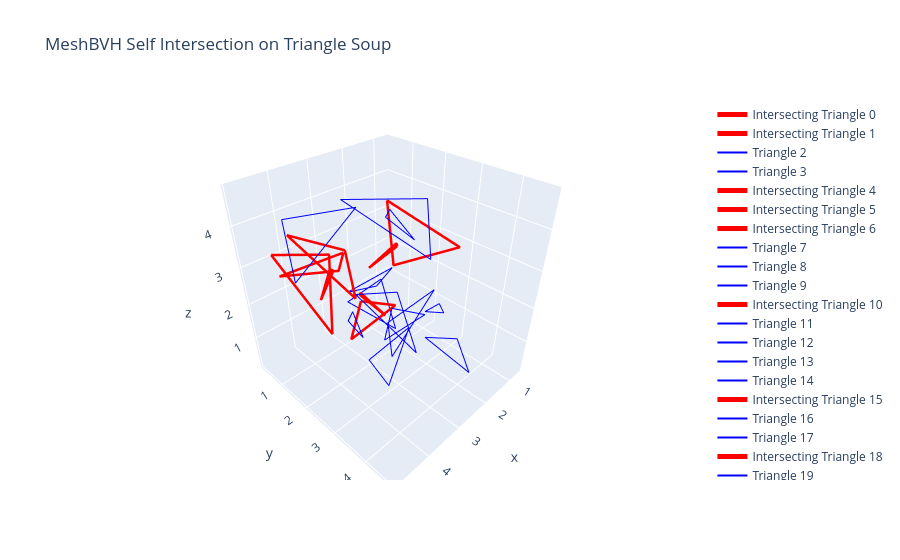

Here is the notebook cell this chart was saved with:
### Markdown cell above
### 5. MeshBVH and Self-Intersection
In this section, we create a completely random triangle soup, construct a `TriangleMesh`, and quickly identify all self-intersecting triangles directly using the mesh's built-in BVH methods.

### Code cell
import torch
import plotly.graph_objects as go
import conquer3d

# Create random triangle soup with both intersecting and non-intersecting triangles
N_soup = 20
torch.manual_seed(42)

# Generate random centers in a large space so most are isolated
centers = torch.rand((N_soup, 1, 3), dtype=torch.float32, device="cuda") * 3

# Force some triangles to be near each other to guarantee intersections
centers[1] = centers[0] + torch.rand((1, 1, 3), device="cuda") * 0.5
centers[3] = centers[2] + torch.rand((1, 1, 3), device="cuda") * 0.5
centers[5] = centers[4] + torch.rand((1, 1, 3), device="cuda") * 0.5

# Add small random offsets to create the 3 vertices of each triangle
offsets = torch.rand((N_soup, 3, 3), dtype=torch.float32, device="cuda") * 2
vertices_soup = (centers + offsets).view(N_soup * 3, 3)
triangles_soup = torch.arange(N_soup * 3, dtype=torch.int32, device="cuda").view(N_soup, 3)

# Create mesh
mesh_soup = conquer3d.data_structure.TriangleMesh(vertices_soup, triangles_soup)

# Check self intersection directly from mesh
has_intersection = mesh_soup.is_self_intersection()
intersecting_pairs = mesh_soup.get_self_intersection()

print(f"Has self intersection: {has_intersection}")
print(f"Found {intersecting_pairs.size(0)} intersecting pairs!")

# Visualize
fig = go.Figure()
v0 = vertices_soup[triangles_soup[:, 0]].cpu().numpy()
v1 = vertices_soup[triangles_soup[:, 1]].cpu().numpy()
v2 = vertices_soup[triangles_soup[:, 2]].cpu().numpy()

intersecting_indices = set()
if intersecting_pairs.size(0) > 0:
    intersecting_indices = set(intersecting_pairs.cpu().numpy().flatten())

for i in range(N_soup):
    x = [v0[i, 0], v1[i, 0], v2[i, 0], v0[i, 0]]
    y = [v0[i, 1], v1[i, 1], v2[i, 1], v0[i, 1]]
    z = [v0[i, 2], v1[i, 2], v2[i, 2], v0[i, 2]]
    
    is_intersecting = i in intersecting_indices
    color = 'red' if is_intersecting else 'blue'
    width = 5 if is_intersecting else 2
    name = f"Intersecting Triangle {i}" if is_intersecting else f"Triangle {i}"
    
    fig.add_trace(go.Scatter3d(x=x, y=y, z=z, mode='lines', line=dict(color=color, width=width), name=name))

fig.update_layout(scene=dict(aspectmode='data'), title="MeshBVH Self Intersection on Triangle Soup")
fig.show()

### Figure 1 — Plotly figure (JSON) as saved in the notebook; plotly's stock layout.template omitted (floating-point values rounded to 4 significant figures)
{"data": [{"line": {"color": "red", "width": 5}, "mode": "lines", "name": "Intersecting Triangle 0", "type": "scatter3d", "x": [2.492, 2.417, 2.99, 2.492], "y": [2.024, 1.038, 1.693, 2.024], "z": [1.337, 1.478, 2.038, 1.337]}, {"line": {"color": "red", "width": 5}, "mode": "lines", "name": "Intersecting Triangle 1", "type": "scatter3d", "x": [2.572, 4.295, 2.921, 2.572], "y": [0.643, 0.4579, 0.8564, 0.643], "z": [2.568, 2.588, 2.294, 2.568]}, {"line": {"color": "blue", "width": 2}, "mode": "lines", "name": "Triangle 2", "type": "scatter3d", "x": [3.334, 2.334, 3.391, 3.334], "y": [2.858, 3.141, 3.14, 2.858], "z": [1.58, 1.895, 2.647, 1.58]}, {"line": {"color": "blue", "width": 2}, "mode": "lines", "name": "Triangle 3", "type": "scatter3d", "x": [3.331, 3.497, 3.251, 3.331], "y": [3.085, 2.808, 1.564, 3.085], "z": [3.576, 3.089, 2.182, 3.576]}, {"line": {"color": "red", "width": 5}, "mode": "lines", "name": "Intersecting Triangle 4", "type": "scatter3d", "x": [3.119, 3.029, 3.827, 3.119], "y": [0.9119, 0.6544, 1.301, 0.9119], "z": [2.422, 2.296, 2.122, 2.422]}, {"line": {"color": "red", "width": 5}, "mode": "lines", "name": "Intersecting Triangle 5", "type": "scatter3d", "x": [4.311, 3.342, 4.203, 4.311], "y": [0.2721, 1.102, 2.143, 0.2721], "z": [3.081, 3.032, 1.852, 3.081]}, {"line": {"color": "red", "width": 5}, "mode": "lines", "name": "Intersecting Triangle 6", "type": "scatter3d", "x": [2.819, 1.929, 3.14, 2.819], "y": [1.515, 1.815, 1.45, 1.515], "z": [1.671, 1.234, 0.6063, 1.671]}, {"line": {"color": "blue", "width": 2}, "mode": "lines", "name": "Triangle 7", "type": "scatter3d", "x": [3.604, 2.931, 4.399, 3.604], "y": [3.261, 3.209, 3.525, 3.261], "z": [0.6488, 1.915, 2.163, 0.6488]}, {"line": {"color": "blue", "width": 2}, "mode": "lines", "name": "Triangle 8", "type": "scatter3d", "x": [2.54, 1.044, 2.394, 2.54], "y": [2.307, 2.341, 2.012, 2.307], "z": [0.1812, 1.54, 1.046, 0.1812]}, {"line": {"color": "blue", "width": 2}, "mode": "lines", "name": "Triangle 9", "type": "scatter3d", "x": [2.641, 2.665, 2.694, 2.641], "y": [3.437, 4.683, 4.318, 3.437], "z": [1.59, 1.408, 2.13, 1.59]}, {"line": {"color": "red", "width": 5}, "mode": "lines", "name": "Intersecting Triangle 10", "type": "scatter3d", "x": [1.473, 1.415, 0.6595, 1.473], "y": [1.068, 1.239, 2.728, 1.068], "z": [3.737, 1.954, 2.793, 3.737]}, {"line": {"color": "blue", "width": 2}, "mode": "lines", "name": "Triangle 11", "type": "scatter3d", "x": [2.654, 2.059, 1.849, 2.654], "y": [2.217, 1.745, 2.321, 2.217], "z": [4.106, 3.924, 3.3, 4.106]}, {"line": {"color": "blue", "width": 2}, "mode": "lines", "name": "Triangle 12", "type": "scatter3d", "x": [1.384, 2.634, 2.138, 1.384], "y": [0.7271, 0.7701, 2.036, 0.7271], "z": [1.265, 1.16, 0.7096, 1.265]}, {"line": {"color": "blue", "width": 2}, "mode": "lines", "name": "Triangle 13", "type": "scatter3d", "x": [3.549, 3.442, 4.111, 3.549], "y": [2.389, 1.938, 2.601, 2.389], "z": [1.496, 1.925, 2.424, 1.496]}, {"line": {"color": "blue", "width": 2}, "mode": "lines", "name": "Triangle 14", "type": "scatter3d", "x": [4.909, 3.114, 4.884, 4.909], "y": [1.964, 1.835, 2.076, 1.964], "z": [4.757, 4.353, 3.476, 4.757]}, {"line": {"color": "red", "width": 5}, "mode": "lines", "name": "Intersecting Triangle 15", "type": "scatter3d", "x": [2.374, 4.047, 3.644, 2.374], "y": [0.4607, 0.6137, 2.31, 0.4607], "z": [2.479, 3.606, 2.595, 2.479]}, {"line": {"color": "blue", "width": 2}, "mode": "lines", "name": "Triangle 16", "type": "scatter3d", "x": [1.263, 1.522, 2.135, 1.263], "y": [2.256, 3.059, 3.369, 2.256], "z": [0.9029, 1.452, 2.221, 0.9029]}, {"line": {"color": "blue", "width": 2}, "mode": "lines", "name": "Triangle 17", "type": "scatter3d", "x": [3.944, 4.181, 4.263, 3.944], "y": [4.316, 2.966, 4.122, 4.316], "z": [2.568, 3.31, 3.987, 2.568]}, {"line": {"color": "red", "width": 5}, "mode": "lines", "name": "Intersecting Triangle 18", "type": "scatter3d", "x": [1.801, 1.314, 2.233, 1.801], "y": [1.735, 1.238, 1.191, 1.735], "z": [2.881, 2.569, 2.221, 2.881]}, {"line": {"color": "blue", "width": 2}, "mode": "lines", "name": "Triangle 19", "type": "scatter3d", "x": [2.905, 1.274, 1.326, 2.905], "y": [1.091, 2.354, 2.201, 1.091], "z": [4.22, 2.552, 4.092, 4.22]}], "layout": {"scene": {"aspectmode": "data"}, "title": {"text": "MeshBVH Self Intersection on Triangle Soup"}}}
